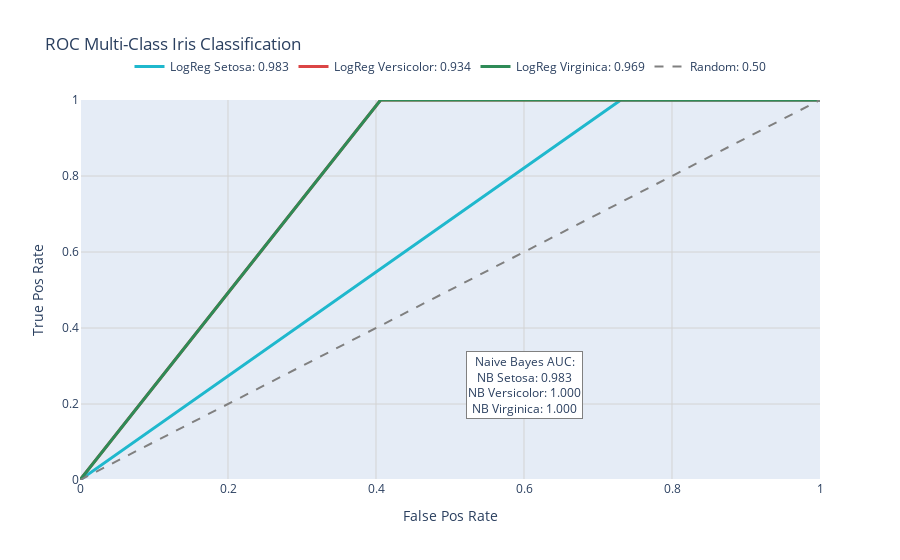

The cell this chart's notebook holds for it:
### Code cell
import plotly.graph_objects as go
import plotly.io as pio

# Data for logistic regression ROC curves
data = {
    "logistic_regression": {
        "iris_setosa": {"fpr": [0.0, 0.0384615, 0.0769231, 0.1153846, 0.1538462, 0.1923077, 0.2307692, 0.2692308, 0.3076923, 0.3461538, 0.3846154, 0.4230769, 0.4615385, 0.5, 0.5384615, 0.5769231, 0.6153846, 0.6538462, 0.6923077, 0.7307692, 0.7692308, 0.8076923, 0.8461538, 0.8846154, 0.9230769, 0.9615385, 1.0], "tpr": [0.0, 0.0526316, 0.1052632, 0.1578947, 0.2105263, 0.2631579, 0.3157895, 0.3684211, 0.4210526, 0.4736842, 0.5263158, 0.5789474, 0.6315789, 0.6842105, 0.7368421, 0.7894737, 0.8421053, 0.8947368, 0.9473684, 1.0, 1.0, 1.0, 1.0, 1.0, 1.0, 1.0, 1.0], "auc": 0.9828},
        "iris_versicolor": {"fpr": [0.0, 0.03125, 0.0625, 0.09375, 0.125, 0.15625, 0.1875, 0.21875, 0.25, 0.28125, 0.3125, 0.34375, 0.375, 0.40625, 0.4375, 0.46875, 0.5, 0.53125, 0.5625, 0.59375, 0.625, 0.65625, 0.6875, 0.71875, 0.75, 0.78125, 0.8125, 0.84375, 0.875, 0.90625, 0.9375, 0.96875, 1.0], "tpr": [0.0, 0.0769231, 0.1538462, 0.2307692, 0.3076923, 0.3846154, 0.4615385, 0.5384615, 0.6153846, 0.6923077, 0.7692308, 0.8461538, 0.9230769, 1.0, 1.0, 1.0, 1.0, 1.0, 1.0, 1.0, 1.0, 1.0, 1.0, 1.0, 1.0, 1.0, 1.0, 1.0, 1.0, 1.0, 1.0, 1.0, 1.0], "auc": 0.9339},
        "iris_virginica": {"fpr": [0.0, 0.03125, 0.0625, 0.09375, 0.125, 0.15625, 0.1875, 0.21875, 0.25, 0.28125, 0.3125, 0.34375, 0.375, 0.40625, 0.4375, 0.46875, 0.5, 0.53125, 0.5625, 0.59375, 0.625, 0.65625, 0.6875, 0.71875, 0.75, 0.78125, 0.8125, 0.84375, 0.875, 0.90625, 0.9375, 0.96875, 1.0], "tpr": [0.0, 0.0769231, 0.1538462, 0.2307692, 0.3076923, 0.3846154, 0.4615385, 0.5384615, 0.6153846, 0.6923077, 0.7692308, 0.8461538, 0.9230769, 1.0, 1.0, 1.0, 1.0, 1.0, 1.0, 1.0, 1.0, 1.0, 1.0, 1.0, 1.0, 1.0, 1.0, 1.0, 1.0, 1.0, 1.0, 1.0, 1.0], "auc": 0.9688}
    },
    "naive_bayes": {
        "iris_setosa": {"auc": 0.9828},
        "iris_versicolor": {"auc": 1.0000}, 
        "iris_virginica": {"auc": 1.0000}
    }
}

# Brand colors
colors = ['#1FB8CD', '#DB4545', '#2E8B57']
class_names = ['Setosa', 'Versicolor', 'Virginica']
class_keys = ['iris_setosa', 'iris_versicolor', 'iris_virginica']

# Create figure
fig = go.Figure()

# Add logistic regression ROC curves for each class
for i, (class_key, class_name, color) in enumerate(zip(class_keys, class_names, colors)):
    class_data = data['logistic_regression'][class_key]
    
    fig.add_trace(go.Scatter(
        x=class_data['fpr'],
        y=class_data['tpr'],
        mode='lines',
        name=f'LogReg {class_name}: {class_data["auc"]:.3f}',
        line=dict(color=color, width=3),
        hovertemplate='<b>LogReg %{fullData.name}</b><br>FPR: %{x:.3f}<br>TPR: %{y:.3f}<extra></extra>'
    ))

# Add diagonal reference line
fig.add_trace(go.Scatter(
    x=[0, 1],
    y=[0, 1],
    mode='lines',
    name='Random: 0.50',
    line=dict(color='gray', width=2, dash='dash'),
    hovertemplate='<b>Random</b><br>FPR: %{x:.3f}<br>TPR: %{y:.3f}<extra></extra>'
))

# Add text annotations for Naive Bayes AUC values
annotations_text = []
nb_data = data['naive_bayes']
for i, (class_key, class_name, color) in enumerate(zip(class_keys, class_names, colors)):
    nb_auc = nb_data[class_key]['auc']
    annotations_text.append(f'NB {class_name}: {nb_auc:.3f}')

# Add annotation showing Naive Bayes results
fig.add_annotation(
    x=0.6, y=0.25,
    text='<br>'.join(['Naive Bayes AUC:'] + annotations_text),
    showarrow=False,
    font=dict(size=12),
    bgcolor='white',
    bordercolor='gray',
    borderwidth=1
)

# Update layout
fig.update_layout(
    title='ROC Multi-Class Iris Classification',
    xaxis_title='False Pos Rate',
    yaxis_title='True Pos Rate',
    showlegend=True,
    xaxis=dict(range=[0, 1], showgrid=True, gridcolor='lightgray'),
    yaxis=dict(range=[0, 1], showgrid=True, gridcolor='lightgray'),
    legend=dict(orientation='h', yanchor='bottom', y=1.05, xanchor='center', x=0.5)
)

# Update traces
fig.update_traces(cliponaxis=False)

# Save the chart

### Figure 1 — Plotly figure (JSON) as saved in the notebook; plotly's stock layout.template omitted (floating-point values rounded to 4 significant figures)
{"data": [{"cliponaxis": false, "hovertemplate": "<b>LogReg %{fullData.name}</b><br>FPR: %{x:.3f}<br>TPR: %{y:.3f}<extra></extra>", "line": {"color": "#1FB8CD", "width": 3}, "mode": "lines", "name": "LogReg Setosa: 0.983", "type": "scatter", "x": [0, 0.03846, 0.07692, 0.1154, 0.1538, 0.1923, 0.2308, 0.2692, 0.3077, 0.3462, 0.3846, 0.4231, 0.4615, 0.5, 0.5385, 0.5769, 0.6154, 0.6538, 0.6923, 0.7308, 0.7692, 0.8077, 0.8462, 0.8846, 0.9231, 0.9615, 1], "y": [0, 0.05263, 0.1053, 0.1579, 0.2105, 0.2632, 0.3158, 0.3684, 0.4211, 0.4737, 0.5263, 0.5789, 0.6316, 0.6842, 0.7368, 0.7895, 0.8421, 0.8947, 0.9474, 1, 1, 1, 1, 1, 1, 1, 1]}, {"cliponaxis": false, "hovertemplate": "<b>LogReg %{fullData.name}</b><br>FPR: %{x:.3f}<br>TPR: %{y:.3f}<extra></extra>", "line": {"color": "#DB4545", "width": 3}, "mode": "lines", "name": "LogReg Versicolor: 0.934", "type": "scatter", "x": [0, 0.03125, 0.0625, 0.09375, 0.125, 0.1562, 0.1875, 0.2188, 0.25, 0.2812, 0.3125, 0.3438, 0.375, 0.4062, 0.4375, 0.4688, 0.5, 0.5312, 0.5625, 0.5938, 0.625, 0.6562, 0.6875, 0.7188, 0.75, 0.7812, 0.8125, 0.8438, 0.875, 0.9062, 0.9375, 0.9688, 1], "y": [0, 0.07692, 0.1538, 0.2308, 0.3077, 0.3846, 0.4615, 0.5385, 0.6154, 0.6923, 0.7692, 0.8462, 0.9231, 1, 1, 1, 1, 1, 1, 1, 1, 1, 1, 1, 1, 1, 1, 1, 1, 1, 1, 1, 1]}, {"cliponaxis": false, "hovertemplate": "<b>LogReg %{fullData.name}</b><br>FPR: %{x:.3f}<br>TPR: %{y:.3f}<extra></extra>", "line": {"color": "#2E8B57", "width": 3}, "mode": "lines", "name": "LogReg Virginica: 0.969", "type": "scatter", "x": [0, 0.03125, 0.0625, 0.09375, 0.125, 0.1562, 0.1875, 0.2188, 0.25, 0.2812, 0.3125, 0.3438, 0.375, 0.4062, 0.4375, 0.4688, 0.5, 0.5312, 0.5625, 0.5938, 0.625, 0.6562, 0.6875, 0.7188, 0.75, 0.7812, 0.8125, 0.8438, 0.875, 0.9062, 0.9375, 0.9688, 1], "y": [0, 0.07692, 0.1538, 0.2308, 0.3077, 0.3846, 0.4615, 0.5385, 0.6154, 0.6923, 0.7692, 0.8462, 0.9231, 1, 1, 1, 1, 1, 1, 1, 1, 1, 1, 1, 1, 1, 1, 1, 1, 1, 1, 1, 1]}, {"cliponaxis": false, "hovertemplate": "<b>Random</b><br>FPR: %{x:.3f}<br>TPR: %{y:.3f}<extra></extra>", "line": {"color": "gray", "dash": "dash", "width": 2}, "mode": "lines", "name": "Random: 0.50", "type": "scatter", "x": [0, 1], "y": [0, 1]}], "layout": {"annotations": [{"bgcolor": "white", "bordercolor": "gray", "borderwidth": 1, "font": {"size": 12}, "showarrow": false, "text": "Naive Bayes AUC:<br>NB Setosa: 0.983<br>NB Versicolor: 1.000<br>NB Virginica: 1.000", "x": 0.6, "y": 0.25}], "legend": {"orientation": "h", "x": 0.5, "xanchor": "center", "y": 1.05, "yanchor": "bottom"}, "showlegend": true, "title": {"text": "ROC Multi-Class Iris Classification"}, "xaxis": {"gridcolor": "lightgray", "range": [0, 1], "showgrid": true, "title": {"text": "False Pos Rate"}}, "yaxis": {"gridcolor": "lightgray", "range": [0, 1], "showgrid": true, "title": {"text": "True Pos Rate"}}}}
